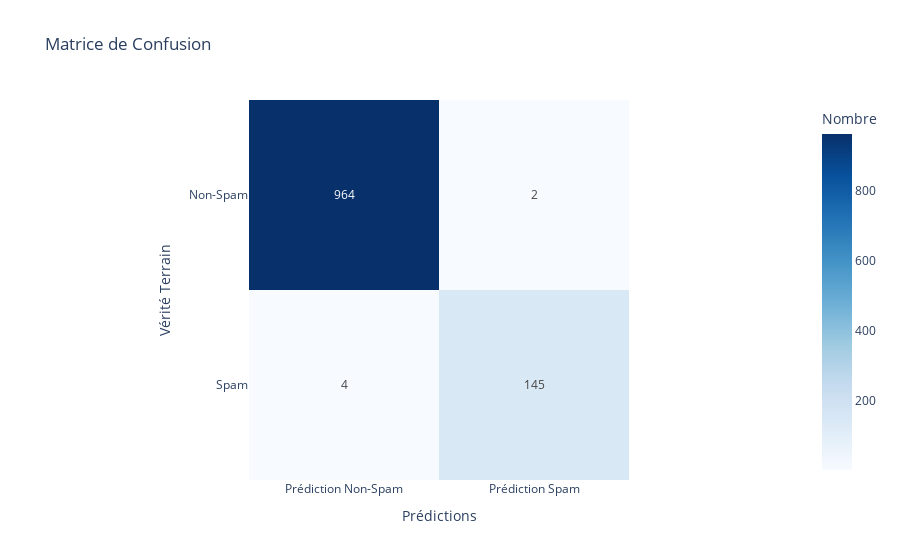

Write notebook code for a chart like this one.
### Code cell
# Prédictions sur l'ensemble de validation
from sklearn.metrics import confusion_matrix


prediction_outputs = model_distilbert.predict(val_inputs)

# Extraction des logits de l'objet de sortie
logits = prediction_outputs.logits

# Transformation des logits en probabilités en utilisant la fonction sigmoïde
probabilities = tf.sigmoid(logits).numpy()

# Conversion des probabilités en prédictions binaires (0 ou 1) en utilisant un seuil de 0.5
y_pred = (probabilities > 0.5).astype("int32")

# Calcul de la matrice de confusion
cm = confusion_matrix(y_val, y_pred)

# Conversion en DataFrame pour l'affichage avec Plotly
cm_df = pd.DataFrame(cm, index=['Non-Spam', 'Spam'], columns=['Prédiction Non-Spam', 'Prédiction Spam'])

# Utilise Plotly pour afficher la matrice de confusion sous forme de heatmap
fig = px.imshow(cm_df,
                text_auto=True,  # Affiche les valeurs dans les cellules
                color_continuous_scale='Blues',  # Utilise une échelle de couleurs bleues
                labels=dict(x="Prédictions", y="Vérité Terrain", color="Nombre"),  # Étiquettes des axes et de la couleur
                title="Matrice de Confusion")  # Titre de la figure

# Afficher la figure
fig.show()

### Figure 1 — Plotly figure (JSON) as saved in the notebook; plotly's stock layout.template omitted (floating-point values rounded to 4 significant figures)
{"data": [{"coloraxis": "coloraxis", "hovertemplate": "Prédictions: %{x}<br>Vérité Terrain: %{y}<br>Nombre: %{z}<extra></extra>", "name": "0", "texttemplate": "%{z}", "type": "heatmap", "x": ["Prédiction Non-Spam", "Prédiction Spam"], "xaxis": "x", "y": ["Non-Spam", "Spam"], "yaxis": "y", "z": [[964, 2], [4, 145]]}], "layout": {"coloraxis": {"colorbar": {"title": {"text": "Nombre"}}, "colorscale": [[0, "rgb(247,251,255)"], [0.125, "rgb(222,235,247)"], [0.25, "rgb(198,219,239)"], [0.375, "rgb(158,202,225)"], [0.5, "rgb(107,174,214)"], [0.625, "rgb(66,146,198)"], [0.75, "rgb(33,113,181)"], [0.875, "rgb(8,81,156)"], [1, "rgb(8,48,107)"]]}, "title": {"text": "Matrice de Confusion"}, "xaxis": {"anchor": "y", "constrain": "domain", "domain": [0, 1], "scaleanchor": "y", "title": {"text": "Prédictions"}}, "yaxis": {"anchor": "x", "autorange": "reversed", "constrain": "domain", "domain": [0, 1], "title": {"text": "Vérité Terrain"}}}}
